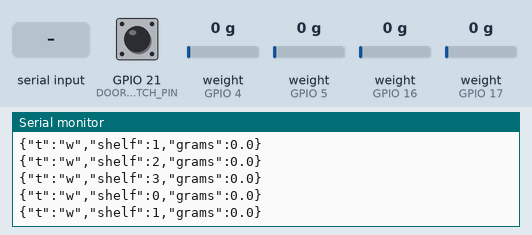
Simulated run of this sketch. Board: ESP32. Parts: the last lines printed to the serial monitor. The test bench sets the inputs (shaded band); at power-on: GPIO 21 (DOOR_SWITCH_PIN) HIGH, weight on the scale (sensors on GPIO 4, GPIO 5, GPIO 16, GPIO 17) 0 g. EEPROM starts erased.

Above: at 1.2 s.
1.3 s: GPIO 21 (DOOR_SWITCH_PIN) pulled LOW for 0.15 s
At 1.31 s:
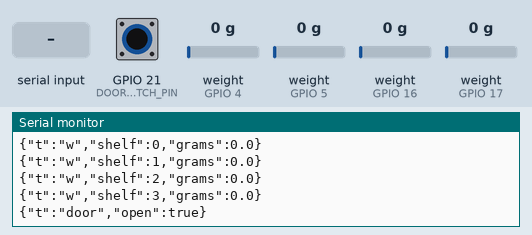
3.2 s: "cal  45\n" received over Serial
5.8 s: weight on the scale (sensor on GPIO 4) set to 100 g
At 5.82 s:
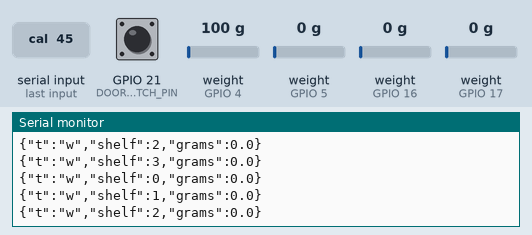
7.3 s: weight on the scale (sensor on GPIO 5) set to 100 g
At 7.33 s:
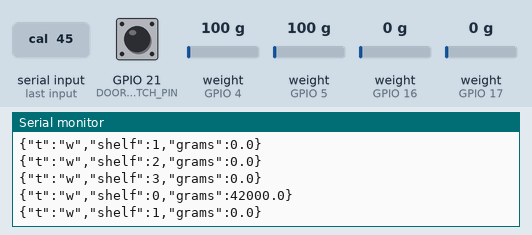
8.8 s: weight on the scale (sensor on GPIO 16) set to 100 g
At 8.83 s:
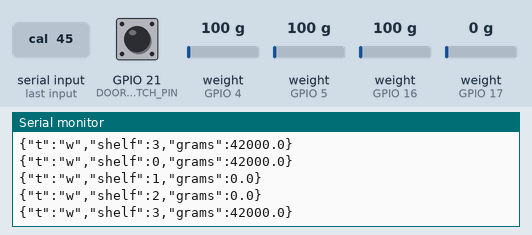
10.3 s: weight on the scale (sensor on GPIO 17) set to 100 g
At 10.34 s:
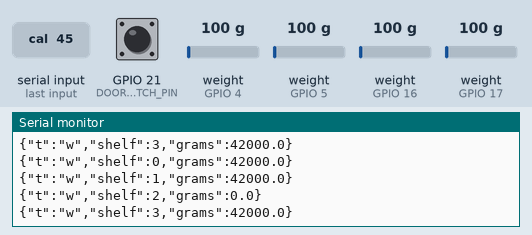
Timing chart, 0 to 12.8 s (numbered marks = the images above; inputs shaded):
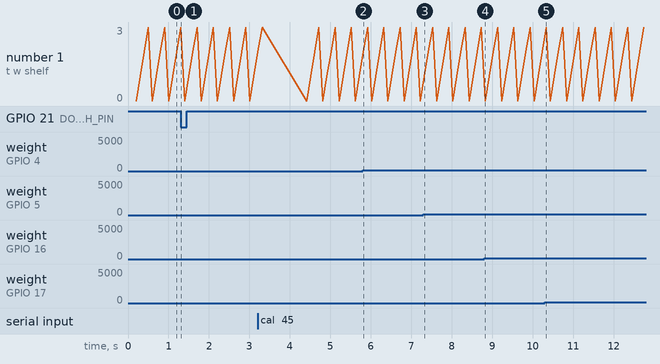

The sketch:

scale_esp32.ino
```cpp
/*
 * ReFridge scale firmware (ESP32 + HX711 load cells + door switch)
 *
 * Streams newline-delimited JSON over USB serial:
 *   {"t":"w","shelf":0,"grams":842.3}
 *   {"t":"door","open":true}
 *
 * Accepts commands from the host over the same serial line:
 *   tare <shelf>
 *   cal <shelf> <known_grams>
 *
 * Calibration (scale factor + tare offset per shelf) is kept in flash
 * (Preferences) so it survives a reboot. Re-tare occasionally with an empty
 * shelf to cancel slow temperature drift (see architecture doc section 3).
 *
 * Library: bogde/HX711 (https://github.com/bogde/HX711)
 */

#include <HX711.h>
#include <Preferences.h>

#define NUM_SHELVES 4
#define HX711_SAMPLE_RATE_HZ 80   // RATE pin held HIGH on each HX711 module

const uint8_t DOUT_PINS[NUM_SHELVES] = {4, 16, 17, 5};
const uint8_t SCK_PINS[NUM_SHELVES]  = {2, 15, 18, 19};
const uint8_t DOOR_SWITCH_PIN = 21;  // reed/microswitch, pulled up, LOW = closed

HX711 scales[NUM_SHELVES];
Preferences prefs;

float scaleFactor[NUM_SHELVES];
long tareOffset[NUM_SHELVES];

bool lastDoorOpen = false;
unsigned long lastWeighMs = 0;
const unsigned long WEIGH_INTERVAL_MS = 100;  // ~10 Hz host-facing stream

void loadCalibration() {
  prefs.begin("refridge", /*readOnly=*/true);
  for (int i = 0; i < NUM_SHELVES; i++) {
    String sf = "sf" + String(i);
    String to = "to" + String(i);
    scaleFactor[i] = prefs.getFloat(sf.c_str(), 1.0);
    tareOffset[i] = prefs.getLong(to.c_str(), 0);
  }
  prefs.end();
}

void saveCalibration(int shelf) {
  prefs.begin("refridge", /*readOnly=*/false);
  prefs.putFloat(("sf" + String(shelf)).c_str(), scaleFactor[shelf]);
  prefs.putLong(("to" + String(shelf)).c_str(), tareOffset[shelf]);
  prefs.end();
}

void setup() {
  Serial.begin(115200);
  pinMode(DOOR_SWITCH_PIN, INPUT_PULLUP);

  loadCalibration();

  for (int i = 0; i < NUM_SHELVES; i++) {
    scales[i].begin(DOUT_PINS[i], SCK_PINS[i]);
    scales[i].set_scale(scaleFactor[i]);
    scales[i].set_offset(tareOffset[i]);
  }

  lastDoorOpen = digitalRead(DOOR_SWITCH_PIN) == LOW;
}

void handleCommand(const String &line) {
  if (line.startsWith("tare ")) {
    int shelf = line.substring(5).toInt();
    if (shelf >= 0 && shelf < NUM_SHELVES) {
      scales[shelf].tare();
      tareOffset[shelf] = scales[shelf].get_offset();
      saveCalibration(shelf);
      Serial.printf("{\"t\":\"ack\",\"cmd\":\"tare\",\"shelf\":%d}\n", shelf);
    }
  } else if (line.startsWith("cal ")) {
    int sepIdx = line.indexOf(' ', 4);
    int shelf = line.substring(4, sepIdx).toInt();
    float knownGrams = line.substring(sepIdx + 1).toFloat();
    if (shelf >= 0 && shelf < NUM_SHELVES && knownGrams > 0) {
      long rawNoTare = scales[shelf].read_average(10) - tareOffset[shelf];
      scaleFactor[shelf] = rawNoTare / knownGrams;
      scales[shelf].set_scale(scaleFactor[shelf]);
      saveCalibration(shelf);
      Serial.printf("{\"t\":\"ack\",\"cmd\":\"cal\",\"shelf\":%d,\"factor\":%.4f}\n", shelf, scaleFactor[shelf]);
    }
  }
}

void loop() {
  // Host commands (tare / cal)
  if (Serial.available()) {
    String line = Serial.readStringUntil('\n');
    line.trim();
    if (line.length() > 0) handleCommand(line);
  }

  // Door switch — report on every change, not just a poll
  bool doorOpen = digitalRead(DOOR_SWITCH_PIN) == LOW;
  if (doorOpen != lastDoorOpen) {
    lastDoorOpen = doorOpen;
    Serial.printf("{\"t\":\"door\",\"open\":%s}\n", doorOpen ? "true" : "false");
  }

  // Weight stream
  unsigned long now = millis();
  if (now - lastWeighMs >= WEIGH_INTERVAL_MS) {
    lastWeighMs = now;
    for (int i = 0; i < NUM_SHELVES; i++) {
      if (scales[i].is_ready()) {
        float grams = scales[i].get_units(1);
        Serial.printf("{\"t\":\"w\",\"shelf\":%d,\"grams\":%.1f}\n", i, grams);
      }
    }
  }
}
```

Measured:
- after the input at 1.3 s, the serial monitor: prints a new line at once (image 1)
